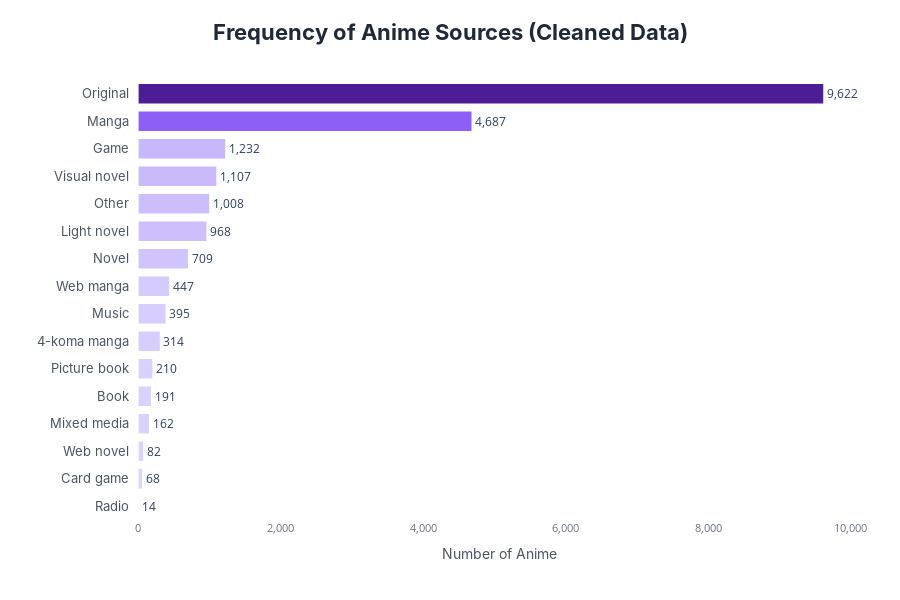

The code cell stored with this chart in its notebook:
### Markdown cell above
### 3.6.2.Correct Insight

### Code cell
# 1. Giữ theme mặc định
pio.templates.default = "plotly_white"

# 2. Xử lý dữ liệu (Cleaned Data)
# Đếm tần suất
source_counts = df_anime_dataset_2023_prep['Source'].value_counts().reset_index()
source_counts.columns = ['Source', 'Count']

# Sắp xếp để thanh dài nhất nằm trên cùng
source_counts = source_counts.sort_values('Count', ascending=True)

# 3. Tạo biểu đồ Horizontal Bar
fig = px.bar(
    source_counts,
    x='Count',
    y='Source',
    orientation='h',
    title='Frequency of Anime Sources (Cleaned Data)', 
    labels={'Source': 'Source Type', 'Count': 'Number of Anime'},
    text='Count',
    color='Count',
    color_continuous_scale=['#DDD6FE', '#8B5CF6', '#4C1D95']
)

# 4. Tinh chỉnh giao diện Traces (Đồng nhất style)
fig.update_traces(
    marker_line_color='white',
    marker_line_width=1.2,
    textposition='outside',
    texttemplate='%{text:,}',
    hovertemplate='<b>Source:</b> %{y}<br><b>Count:</b> %{x:,}<extra></extra>'
)

# 5. Tinh chỉnh Layout (Copy style từ biểu đồ Raw để đồng bộ)
fig.update_layout(
    title={
        'text': 'Frequency of Anime Sources (Cleaned Data)',
        'x': 0.5,
        'xanchor': 'center',
        'font': dict(size=22, family='Inter', weight='bold', color='#1F2937')
    },
    # TRỤC X: Hiển thị Grid, Format số
    xaxis=dict(
        title='Number of Anime',
        title_font=dict(size=14, color='#4B5563', family='Inter'),
        tickfont=dict(size=11, color='#6B7280'),
        showgrid=False,       
        gridcolor='#F3F4F6',  # Grid màu nhạt
        showline=False,       # Bỏ đường kẻ trục đậm
        zeroline=False,
        tickformat=','        # Dấu phẩy phân cách hàng nghìn
    ),
    # TRỤC Y: Chứa nhãn Source, Ticksuffix
    yaxis=dict(
        title='',             # Bỏ tiêu đề trục "Source" cho thoáng
        tickfont=dict(size=13, color='#4B5563', family='Inter'),
        ticksuffix="  ",      # <--- QUAN TRỌNG: Tạo khoảng cách với thanh bar
        showgrid=False,       # Tắt grid ngang
        showline=False,
        zeroline=False
    ),
    coloraxis_showscale=False,
    plot_bgcolor='white',
    paper_bgcolor='white',    # Đồng bộ màu nền
    bargap=0.25,              # Khoảng cách giữa các thanh
    height=600,
    margin=dict(t=80, l=120, r=40, b=80), # Lề trái rộng (120) cho tên Source dài
    hoverlabel=dict(
        bgcolor='white',
        bordercolor='#8B5CF6',
        font=dict(size=13, family='Inter', color='#1F2937')
    )
)

fig.show()

### Figure 1 — Plotly figure (JSON) as saved in the notebook; plotly's stock layout.template omitted (floating-point values rounded to 4 significant figures)
{"data": [{"hovertemplate": "<b>Source:</b> %{y}<br><b>Count:</b> %{x:,}<extra></extra>", "legendgroup": "", "marker": {"color": [14, 68, 82, 162, 191, 210, 314, 395, 447, 709, 968, 1008, 1107, 1232, 4687, 9622], "coloraxis": "coloraxis", "line": {"color": "white", "width": 1.2}, "pattern": {"shape": ""}}, "name": "", "orientation": "h", "showlegend": false, "text": [14.0, 68.0, 82.0, 162.0, 191.0, 210.0, 314.0, 395.0, 447.0, 709.0, 968.0, 1008.0, 1107.0, 1232.0, 4687.0, 9622.0], "textposition": "outside", "texttemplate": "%{text:,}", "type": "bar", "x": [14, 68, 82, 162, 191, 210, 314, 395, 447, 709, 968, 1008, 1107, 1232, 4687, 9622], "xaxis": "x", "y": ["Radio", "Card game", "Web novel", "Mixed media", "Book", "Picture book", "4-koma manga", "Music", "Web manga", "Novel", "Light novel", "Other", "Visual novel", "Game", "Manga", "Original"], "yaxis": "y"}], "layout": {"bargap": 0.25, "barmode": "relative", "coloraxis": {"colorbar": {"title": {"text": "Number of Anime"}}, "colorscale": [[0, "#DDD6FE"], [0.5, "#8B5CF6"], [1, "#4C1D95"]], "showscale": false}, "height": 600, "hoverlabel": {"bgcolor": "white", "bordercolor": "#8B5CF6", "font": {"color": "#1F2937", "family": "Inter", "size": 13}}, "legend": {"tracegroupgap": 0}, "margin": {"b": 80, "l": 120, "r": 40, "t": 80}, "paper_bgcolor": "white", "plot_bgcolor": "white", "title": {"font": {"color": "#1F2937", "family": "Inter", "size": 22, "weight": "bold"}, "text": "Frequency of Anime Sources (Cleaned Data)", "x": 0.5, "xanchor": "center"}, "xaxis": {"anchor": "y", "domain": [0, 1], "gridcolor": "#F3F4F6", "showgrid": false, "showline": false, "tickfont": {"color": "#6B7280", "size": 11}, "tickformat": ",", "title": {"font": {"color": "#4B5563", "family": "Inter", "size": 14}, "text": "Number of Anime"}, "zeroline": false}, "yaxis": {"anchor": "x", "domain": [0, 1], "showgrid": false, "showline": false, "tickfont": {"color": "#4B5563", "family": "Inter", "size": 13}, "ticksuffix": "  ", "title": {"text": ""}, "zeroline": false}}}
